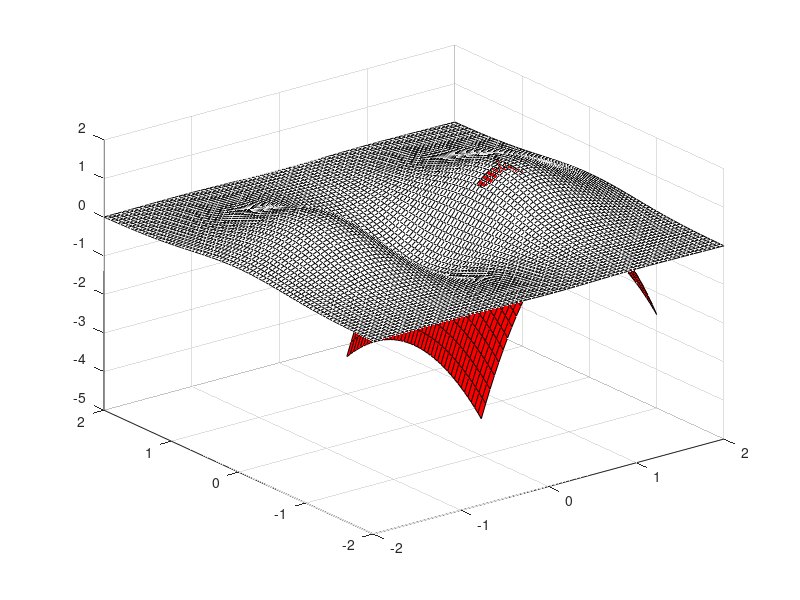

Write MATLAB code to recreate this figure.
%% Question5 Part(c)
% For Elec405
% By Emre Can Açıkgöz

clear;clc;                                 % Clear Workspace & Command Window
%% Pick the point [y1 = 1 ; y2 = 0] with negative definite Hessian and Plot it

x = -2:0.05:2;                                      % Creating Range for f(x)
y = -1:0.05:1;                                      % Creating Range for f_Q(x)

[x1, x2] = meshgrid(x);                             % Define meshgrid
[y1, y2] = meshgrid(y);                             % Define meshgrid

f1 = (4*x1.^2 - 1).*exp(-x1.^2 - x2.^2);            % Calculate f(x)

f2 = 3*exp(-1) + 2*exp(-1)*(y1+1) - 2*exp(-1) + ... % Calculate f_Q(x) for y1 = 1 and y2 = 0
    0.5*(-18*exp(-1)*(y1+1).^2 + 36*exp(-1)*(y1+1) ...
    - 18*exp(-1) - 6*exp(-1)*(y2).^2);

surf(x1,x2,f1, 'FaceColor', 'w', 'edgecolor','k')   % Plot f(x)
hold on
surf(y1+1,y2,f2, 'FaceColor', 'r')                  % Plot f_Q(x)
